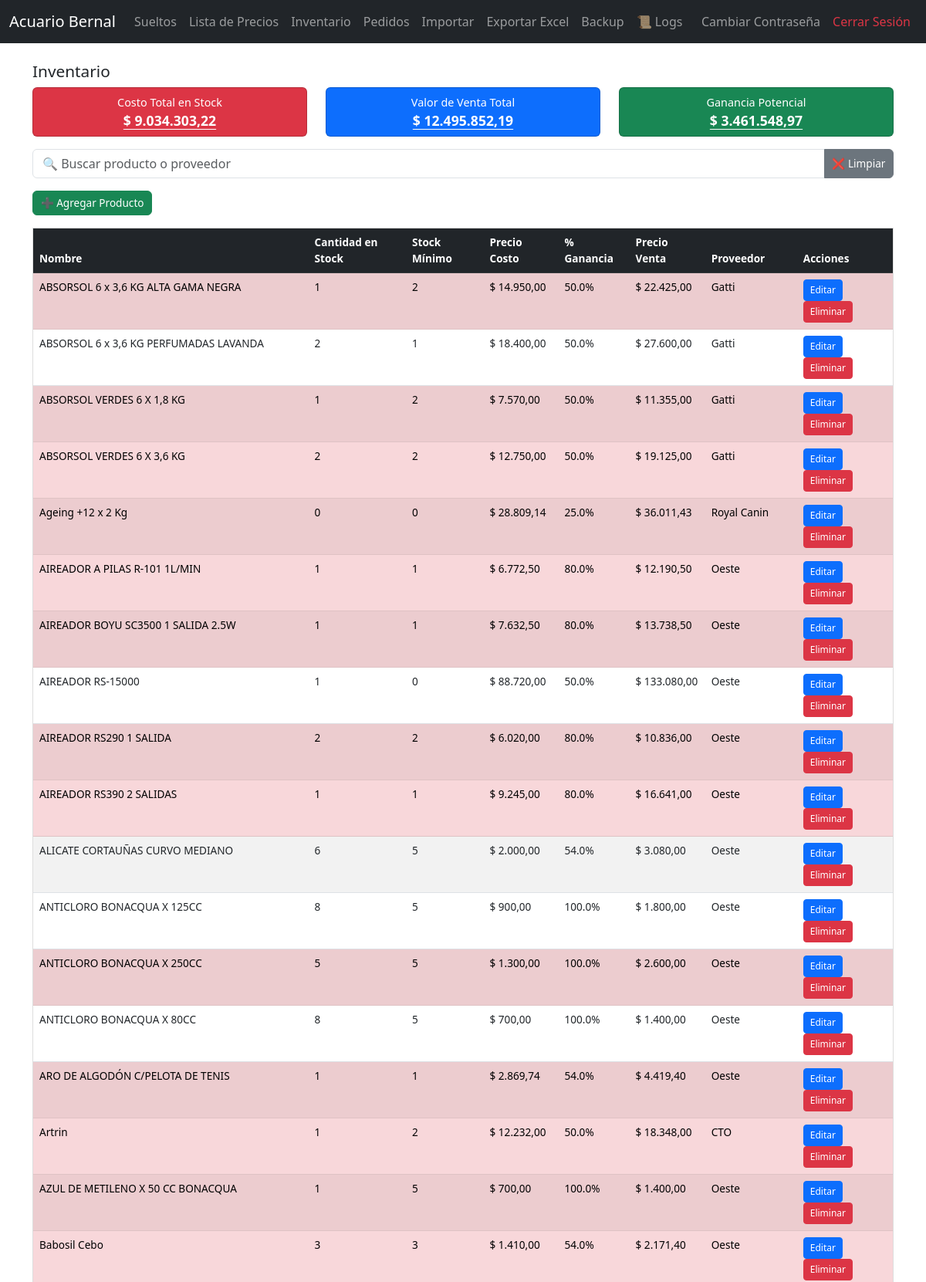
The app's page /inventario (signed in, upper part) with its own data.
### tables this page shows
CREATE TABLE productos (
        id INTEGER PRIMARY KEY AUTOINCREMENT,
        nombre TEXT NOT NULL,
        cantidad INTEGER NOT NULL,
        stock_minimo INTEGER NOT NULL,
        precio_costo REAL NOT NULL,
        proveedor TEXT NOT NULL,
        ganancia REAL DEFAULT 0
    );

### app_negocio.py (the view)
@app.route("/inventario")
def inventario():
    if "usuario" not in session:
        return redirect(url_for("login"))
    q = request.args.get("q", "").lower()
    productos_db = obtener_productos()
    productos = []
    for p in productos_db:
        precio_venta = p["precio_costo"] * (1 + (p["ganancia"] or 0) / 100)
        productos.append({
            "id": p["id"],
            "nombre": p["nombre"],
            "cantidad": p["cantidad"],
            "stock_minimo": p["stock_minimo"],
            "precio_costo": p["precio_costo"],
            "ganancia": p["ganancia"] or 0,
            "precio_venta": precio_venta,
            "proveedor": p["proveedor"]
        })
    if q:
        productos = [p for p in productos if q in p["nombre"].lower() or q in p["proveedor"].lower()]
    total_costo = sum(p["cantidad"] * p["precio_costo"] for p in productos)
    total_venta = sum(p["cantidad"] * p["precio_venta"] for p in productos)
    ganancia = total_venta - total_costo
    return render_template("index.html",
                           productos=productos,
                           query=q,
                           total_costo=total_costo,
                           total_venta=total_venta,
                           ganancia=ganancia)

### app_negocio.py (called while the page is built)
@app.template_filter('precio')
def format_precio(value):
    try:
        valor = f"{float(value):,.2f}".replace(',', 'X').replace('.', ',').replace('X', '.')
        return f"$ {valor}"
    except:
        return value

def get_connection():
    conn = sqlite3.connect(DB_NAME)
    conn.row_factory = sqlite3.Row
    return conn

def obtener_productos():
    conn = get_connection()
    productos = conn.execute("SELECT * FROM productos ORDER BY LOWER(nombre)").fetchall()
    conn.close()
    return productos

### templates/index.html (shortened to what this page needs)
{% extends "layout.html" %}
{% block content %}
<h2>Inventario</h2>
<div class="row mb-3">
    <div class="col-md-4">
        <div class="card resumen-card bg-danger text-white text-center">
            <div class="card-body">
                <h5 class="card-title">Costo Total en Stock</h5>
                <h3>{{ total_costo|precio }}</h3>
            </div>
        </div>
    </div>
    <div class="col-md-4">
        <div class="card resumen-card bg-primary text-white text-center">
            <div class="card-body">
                <h5 class="card-title">Valor de Venta Total</h5>
                <h3>{{ total_venta|precio }}</h3>
            </div>
        </div>
    </div>
    <div class="col-md-4">
        <div class="card resumen-card {% if ganancia < 0 %}bg-danger{% else %}bg-success{% endif %} text-white text-center">
            <div class="card-body">
                <h5 class="card-title">Ganancia Potencial</h5>
                <h3>{{ ganancia|precio }}</h3>
            </div>
        </div>
    </div>
</div>
<div class="input-group mb-3">
    <input type="text" id="buscador" class="form-control" placeholder="🔍 Buscar producto o proveedor">
    <button type="button" class="btn btn-secondary" onclick="limpiarBusqueda()">❌ Limpiar</button>
</div>
<button class="btn btn-success mb-3" onclick="abrirModalAgregar()">➕ Agregar Producto</button>
<div style="max-height: 55vh; overflow-y: auto; border: 1px solid #ddd;">
<table class="table table-striped">
<thead class="table-dark" style="position: sticky; top: 0;">
<tr>
  <th>Nombre</th>
  <th>Cantidad en Stock</th>
  <th>Stock Mínimo</th>
  <th>Precio Costo</th>
  <th>% Ganancia</th>
  <th>Precio Venta</th>
  <th>Proveedor</th>
  <th>Acciones</th>
</tr>
</thead>
<tbody>
{% for p in productos %}
<tr class="{% if p['cantidad'] <= p['stock_minimo'] %}table-danger{% endif %}">
  <td>{{ p['nombre'] }}</td>
  <td>{{ p['cantidad'] }}</td>
  <td>{{ p['stock_minimo'] }}</td>
  <td>{{ p['precio_costo']|precio }}</td>
  <td>{{ p['ganancia'] }}%</td>
  <td>{{ p['precio_venta']|precio }}</td>
  <td>{{ p['proveedor'] }}</td>
  <td>
    <button class="btn btn-sm btn-primary" onclick="abrirModalEditar({{ p['id'] }})">Editar</button>
    <a href="{{ url_for('eliminar', id=p['id']) }}" class="btn btn-sm btn-danger" onclick="return confirm('¿Eliminar este producto?')">Eliminar</a>
  </td>
</tr>
{% endfor %}
</tbody>
</table>
</div>
{% endblock %}

### templates/layout.html (style rules this page uses)
@media (min-width: 992px) { table { font-size: 0.85rem; } }
@media (min-width: 992px) { table th, table td { padding: 0.4rem 0.6rem; } }
@media (min-width: 992px) { .resumen-card .card-body { padding: 0.6rem !important; } }
@media (min-width: 992px) { .resumen-card .card-title { font-size: 0.9rem !important; margin-bottom: 0.3rem; } }
@media (min-width: 992px) { .resumen-card h3 { font-size: 1.1rem !important; margin: 0; } }
@media (min-width: 992px) { h2 { font-size: 1.3rem; } }
@media (min-width: 992px) { h3 { font-size: 1.6rem; text-decoration: underline; text-underline-offset: 4px; font-weight: bold; text-align: center; } }
@media (min-width: 992px) { .btn { font-size: 0.85rem !important; padding: 0.3rem 0.6rem !important; } }
@media (min-width: 992px) { .btn-sm { font-size: 0.75rem !important; padding: 0.25rem 0.5rem !important; } }
h3 { text-decoration: underline; text-underline-offset: 4px; font-weight: bold; text-align: center; }

### records on screen
productos: nombre "ABSORSOL 6 x 3,6 KG ALTA GAMA NEGRA", cantidad "1", stock_minimo "2", precio_costo|precio "$ 14.950,00", ganancia "50.0", precio_venta|precio "$ 22.425,00", proveedor "Gatti"
productos: nombre "ABSORSOL 6 x 3,6 KG PERFUMADAS LAVANDA", cantidad "2", stock_minimo "1", precio_costo|precio "$ 18.400,00", ganancia "50.0", precio_venta|precio "$ 27.600,00", proveedor "Gatti"
productos: nombre "ABSORSOL VERDES 6 X 1,8 KG", cantidad "1", stock_minimo "2", precio_costo|precio "$ 7.570,00", ganancia "50.0", precio_venta|precio "$ 11.355,00", proveedor "Gatti"
productos: nombre "ABSORSOL VERDES 6 X 3,6 KG", cantidad "2", stock_minimo "2", precio_costo|precio "$ 12.750,00", ganancia "50.0", precio_venta|precio "$ 19.125,00", proveedor "Gatti"
productos: nombre "Ageing +12 x 2 Kg", cantidad "0", stock_minimo "0", precio_costo|precio "$ 28.809,14", ganancia "25.0", precio_venta|precio "$ 36.011,43", proveedor "Royal Canin"
productos: nombre "AIREADOR A PILAS R-101 1L/MIN", cantidad "1", stock_minimo "1", precio_costo|precio "$ 6.772,50", ganancia "80.0", precio_venta|precio "$ 12.190,50", proveedor "Oeste"
productos: nombre "AIREADOR BOYU SC3500 1 SALIDA 2.5W", cantidad "1", stock_minimo "1", precio_costo|precio "$ 7.632,50", ganancia "80.0", precio_venta|precio "$ 13.738,50", proveedor "Oeste"
productos: nombre "AIREADOR RS-15000", cantidad "1", stock_minimo "0", precio_costo|precio "$ 88.720,00", ganancia "50.0", precio_venta|precio "$ 133.080,00", proveedor "Oeste"
productos: nombre "AIREADOR RS290 1 SALIDA", cantidad "2", stock_minimo "2", precio_costo|precio "$ 6.020,00", ganancia "80.0", precio_venta|precio "$ 10.836,00", proveedor "Oeste"
productos: nombre "AIREADOR RS390 2 SALIDAS", cantidad "1", stock_minimo "1", precio_costo|precio "$ 9.245,00", ganancia "80.0", precio_venta|precio "$ 16.641,00", proveedor "Oeste"
productos: nombre "ALICATE CORTAUÑAS CURVO MEDIANO", cantidad "6", stock_minimo "5", precio_costo|precio "$ 2.000,00", ganancia "54.0", precio_venta|precio "$ 3.080,00", proveedor "Oeste"
productos: nombre "ANTICLORO BONACQUA X 125CC", cantidad "8", stock_minimo "5", precio_costo|precio "$ 900,00", ganancia "100.0", precio_venta|precio "$ 1.800,00", proveedor "Oeste"
productos: nombre "ANTICLORO BONACQUA X 250CC", cantidad "5", stock_minimo "5", precio_costo|precio "$ 1.300,00", ganancia "100.0", precio_venta|precio "$ 2.600,00", proveedor "Oeste"
productos: nombre "ANTICLORO BONACQUA X 80CC", cantidad "8", stock_minimo "5", precio_costo|precio "$ 700,00", ganancia "100.0", precio_venta|precio "$ 1.400,00", proveedor "Oeste"
productos: nombre "ARO DE ALGODÓN C/PELOTA DE TENIS", cantidad "1", stock_minimo "1", precio_costo|precio "$ 2.869,74", ganancia "54.0", precio_venta|precio "$ 4.419,40", proveedor "Oeste"
productos: nombre "Artrin", cantidad "1", stock_minimo "2", precio_costo|precio "$ 12.232,00", ganancia "50.0", precio_venta|precio "$ 18.348,00", proveedor "CTO"
productos: nombre "AZUL DE METILENO X 50 CC BONACQUA", cantidad "1", stock_minimo "5", precio_costo|precio "$ 700,00", ganancia "100.0", precio_venta|precio "$ 1.400,00", proveedor "Oeste"
productos: nombre "Babosil Cebo", cantidad "3", stock_minimo "3", precio_costo|precio "$ 1.410,00", ganancia "54.0", precio_venta|precio "$ 2.171,40", proveedor "Oeste"

### other values on screen
{{ total_costo|precio }} "$ 9.034.303,22"
{{ total_venta|precio }} "$ 12.495.852,19"
{{ ganancia|precio }} "$ 3.461.548,97"
